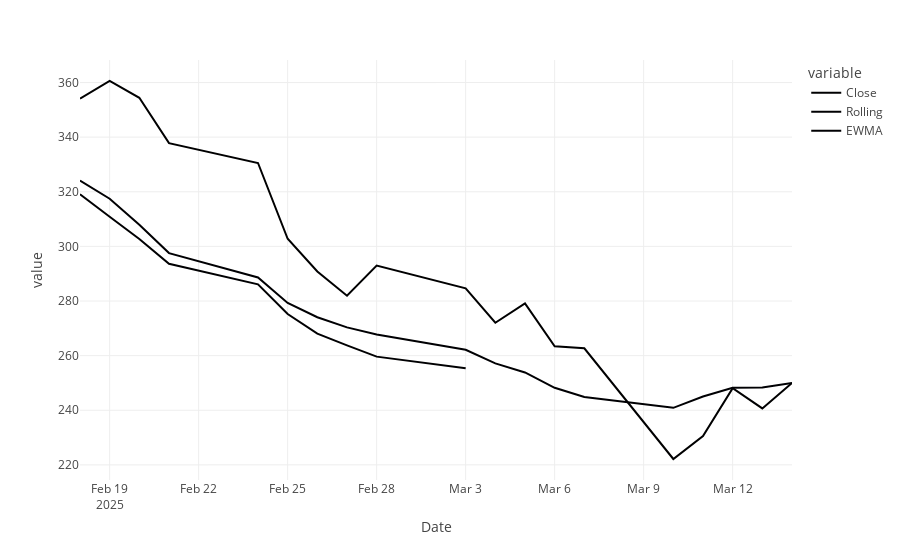

The notebook cell saved with this chart:
### Code cell
hist = ta.ticker_history(symbol='TSLA', timeframe='1mo')
hist['Rolling'] = hist['Close'].rolling(window=10).mean()
hist['EWMA'] = hist['Close'].ewm(span=10, adjust=False).mean()
px.line(hist, x = 'Date', y = ['Close', 'Rolling', 'EWMA'])

### Figure 1 — Plotly figure (JSON) as saved in the notebook; plotly's stock layout.template omitted (floating-point values rounded to 4 significant figures)
{"data": [{"hovertemplate": "variable=Close<br>Date=%{x}<br>value=%{y}<extra></extra>", "legendgroup": "Close", "line": {"color": "#000001", "dash": "solid"}, "marker": {"symbol": "circle"}, "mode": "lines", "name": "Close", "orientation": "v", "showlegend": true, "type": "scatter", "x": ["2025-03-14T00:00:00-04:00", "2025-03-13T00:00:00-04:00", "2025-03-12T00:00:00-04:00", "2025-03-11T00:00:00-04:00", "2025-03-10T00:00:00-04:00", "2025-03-07T00:00:00-05:00", "2025-03-06T00:00:00-05:00", "2025-03-05T00:00:00-05:00", "2025-03-04T00:00:00-05:00", "2025-03-03T00:00:00-05:00", "2025-02-28T00:00:00-05:00", "2025-02-27T00:00:00-05:00", "2025-02-26T00:00:00-05:00", "2025-02-25T00:00:00-05:00", "2025-02-24T00:00:00-05:00", "2025-02-21T00:00:00-05:00", "2025-02-20T00:00:00-05:00", "2025-02-19T00:00:00-05:00", "2025-02-18T00:00:00-05:00"], "xaxis": "x", "y": [250.0, 240.7, 248.1, 230.6, 222.1, 262.7, 263.5, 279.1, 272.0, 284.6, 293.0, 282.0, 290.8, 302.8, 330.5, 337.8, 354.4, 360.6, 354.1], "yaxis": "y"}, {"hovertemplate": "variable=Rolling<br>Date=%{x}<br>value=%{y}<extra></extra>", "legendgroup": "Rolling", "line": {"color": "#000002", "dash": "solid"}, "marker": {"symbol": "circle"}, "mode": "lines", "name": "Rolling", "orientation": "v", "showlegend": true, "type": "scatter", "x": ["2025-03-14T00:00:00-04:00", "2025-03-13T00:00:00-04:00", "2025-03-12T00:00:00-04:00", "2025-03-11T00:00:00-04:00", "2025-03-10T00:00:00-04:00", "2025-03-07T00:00:00-05:00", "2025-03-06T00:00:00-05:00", "2025-03-05T00:00:00-05:00", "2025-03-04T00:00:00-05:00", "2025-03-03T00:00:00-05:00", "2025-02-28T00:00:00-05:00", "2025-02-27T00:00:00-05:00", "2025-02-26T00:00:00-05:00", "2025-02-25T00:00:00-05:00", "2025-02-24T00:00:00-05:00", "2025-02-21T00:00:00-05:00", "2025-02-20T00:00:00-05:00", "2025-02-19T00:00:00-05:00", "2025-02-18T00:00:00-05:00"], "xaxis": "x", "y": [NaN, NaN, NaN, NaN, NaN, NaN, NaN, NaN, NaN, 255.3, 259.6, 263.8, 268.0, 275.3, 286.1, 293.6, 302.7, 310.9, 319.1], "yaxis": "y"}, {"hovertemplate": "variable=EWMA<br>Date=%{x}<br>value=%{y}<extra></extra>", "legendgroup": "EWMA", "line": {"color": "#000003", "dash": "solid"}, "marker": {"symbol": "circle"}, "mode": "lines", "name": "EWMA", "orientation": "v", "showlegend": true, "type": "scatter", "x": ["2025-03-14T00:00:00-04:00", "2025-03-13T00:00:00-04:00", "2025-03-12T00:00:00-04:00", "2025-03-11T00:00:00-04:00", "2025-03-10T00:00:00-04:00", "2025-03-07T00:00:00-05:00", "2025-03-06T00:00:00-05:00", "2025-03-05T00:00:00-05:00", "2025-03-04T00:00:00-05:00", "2025-03-03T00:00:00-05:00", "2025-02-28T00:00:00-05:00", "2025-02-27T00:00:00-05:00", "2025-02-26T00:00:00-05:00", "2025-02-25T00:00:00-05:00", "2025-02-24T00:00:00-05:00", "2025-02-21T00:00:00-05:00", "2025-02-20T00:00:00-05:00", "2025-02-19T00:00:00-05:00", "2025-02-18T00:00:00-05:00"], "xaxis": "x", "y": [250.0, 248.3, 248.3, 245.0, 240.9, 244.8, 248.2, 253.8, 257.1, 262.1, 267.8, 270.3, 274.1, 279.3, 288.6, 297.5, 307.9, 317.5, 324.1], "yaxis": "y"}], "layout": {"legend": {"title": {"text": "variable"}, "tracegroupgap": 0}, "margin": {"t": 60}, "xaxis": {"anchor": "y", "domain": [0, 1], "title": {"text": "Date"}}, "yaxis": {"anchor": "x", "domain": [0, 1], "title": {"text": "value"}}}}
